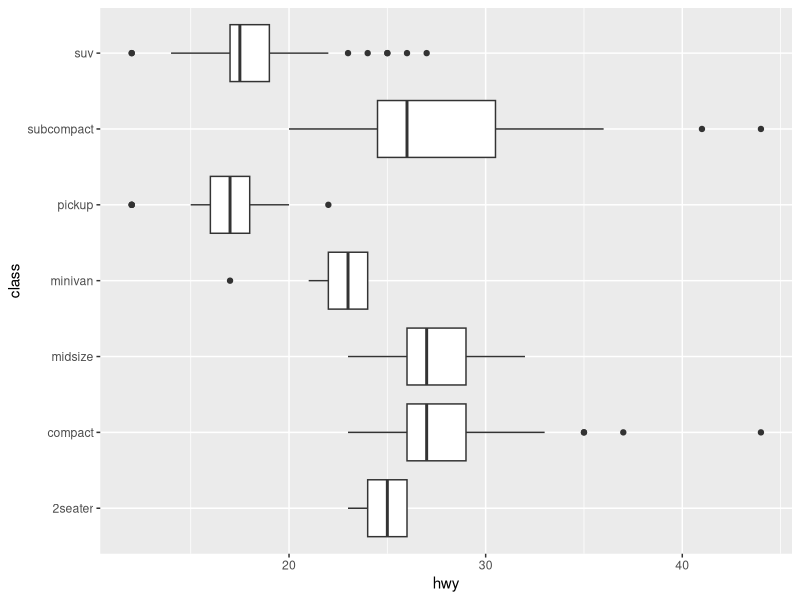

Recreate this plot in R.
library(ggplot2)

#Using the geom_boxplot
ggplot(data = mpg, mapping = aes(x = class, y = hwy)) + 
  geom_boxplot() +
  coord_flip()
